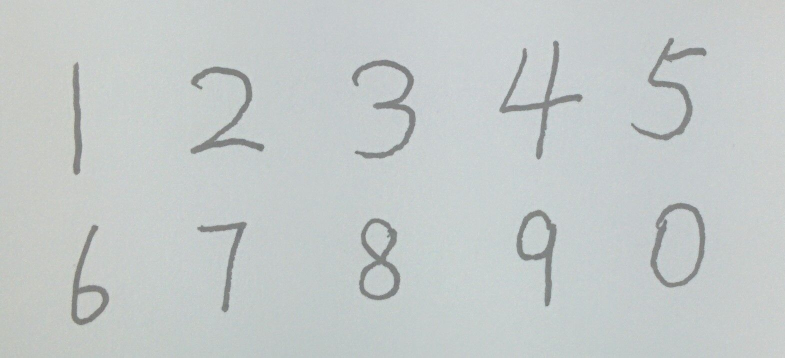
//> input picture 1.png, 1569 x 715 px (shown at 1/2 size)
$ ./main   (built with g++ and OpenCV 4)
//> lines starting //> are read from the running program, lines starting //| are printed output that depends on the picture; after the words box and inside, x2 and y2 are one past the last pixel; in counts of white or black regions, pixels touching at a corner belong together
#include<opencv4/opencv2/opencv.hpp>
#include<iostream>
#include<bits/stdc++.h>
#include<math.h>
#include <opencv2/highgui/highgui.hpp>
#include <opencv2/imgproc/imgproc.hpp>
using namespace std;
using namespace cv;
using namespace cv::ml;

int main(int argc, char const *argv[])
{
    Mat mask;
    Mat result;
    Mat src, srcGray, dst;
    src = imread("1.png");
//> src is the input picture: 715 rows x 1569 cols, CV_8UC3; mean B, G, R 200.9, 201.3, 195.8
    //imshow("src",src);
    cvtColor(src, srcGray, COLOR_BGR2GRAY);
    //imshow("srcGray",srcGray);

    threshold(srcGray, dst, 150, 255, THRESH_BINARY);
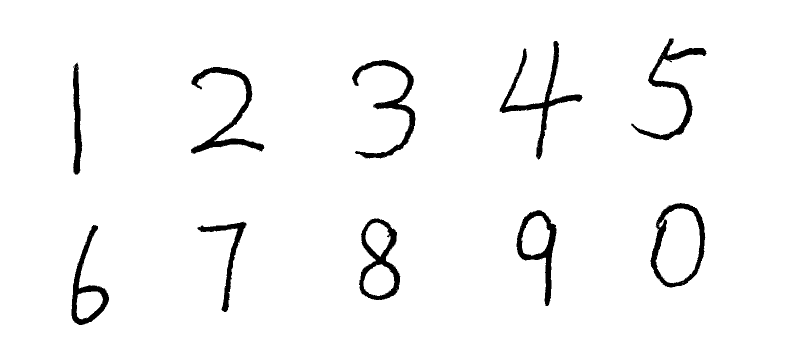
//> dst: 715 rows x 1569 cols, CV_8UC1 (shown at 1/2 size); 96.4% white; 10 black regions, largest, box (x1, y1, x2, y2) and area: (999, 82, 1165, 319) 4976, (382, 134, 529, 308) 4800, (704, 120, 831, 317) 4769
    // imshow("dst", dst);
    Mat element = getStructuringElement(MORPH_RECT, Size(3, 3));
    erode(dst, dst, element);
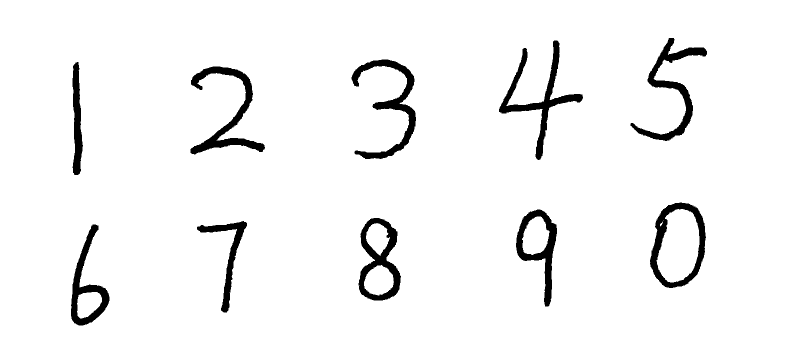
//> dst: 715 rows x 1569 cols, CV_8UC1 (shown at 1/2 size); 95.5% white; 10 black regions
    //dilate(dst, dst, element);


    vector<vector<Point>> contours;
    vector<Vec4i> hierarchy;
    findContours(dst, contours, hierarchy, RETR_LIST, CHAIN_APPROX_NONE);
//> contours = 18 contours, 2 with area under 20; largest, box (x1, y1, x2, y2) and area: (0, 0, 1569, 715) 1119552, (1299, 404, 1413, 577) 15072, (716, 435, 803, 602) 10322, (1313, 418, 1399, 565) 9187, (1031, 418, 1115, 614) 8135
    if( !contours.empty() && !hierarchy.empty() ){
        vector<vector<Point> >::iterator it;
        for( it = contours.begin(); it != contours.end(); ){
            //按轮廓长度筛选
            if( arcLength(*it, true) < 450)
                contours.erase(it);
            else it ++;
        }
//> this loop made 18 passes
    }

    //加载svm模型
//> (the run ends here: the program stops with an error, at `Ptr<SVM> svm = StatModel::load<SVM>("/home/huangzengrong/opencv_svm/mn..`)
